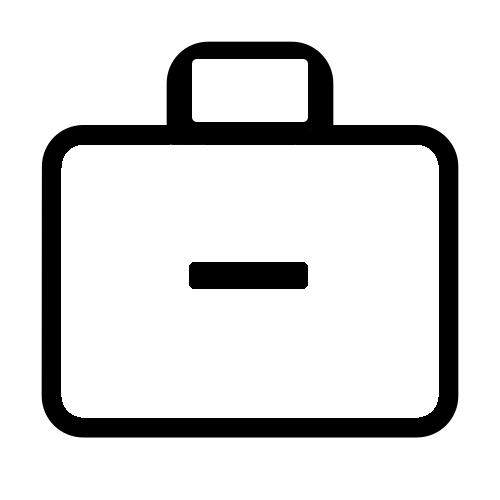
#> input picture suitcases/suitcase.png, 500 x 500 px
$ python make-suitcase.py
#> lines starting #> are read from the running program, lines starting #| are printed output that depends on the picture
### suitcases/fraction.py
"""
Simple fraction class that takes care of comparisons
"""
class Fraction:

    """
    Initializes a new fraction
    numerator   -- numerator of the fraction
    denominator -- denominatorof the fraction
    """
    def __init__(self, numerator, denominator):
        self.numerator = numerator
        self.denominator = denominator
        self.value = float(numerator) / float(denominator)
        print("Creating fraction: {n} / {d} ({v})".format(n=self.numerator, d=self.denominator, v=self.value))


    def __str__(self):
        frac_str = str(self.numerator) + "/" + str(self.denominator)
        return frac_str

    def __repr__(self):
        frac_str = str(self.numerator) + "/" + str(self.denominator)
        return frac_str

    """
    Compares this fraction iwth another given fraction
    frac2 -- fraction to compare size with
    """
    # [7 lines left out: function compare, not called in this run]

### suitcases/make-suitcase.py
from PIL import Image
from PIL import ImageFont
from PIL import ImageDraw
import fraction as f
import os

"""
Set of functions that are used to generate and manage suitcase images for use in baggage claim
"""
__author__ = "jks743"

def makecase(filename, color, frac):
#> called with filename = 'blah.png', color = (255, 0, 0, 255)
    suitcase = Image.open('suitcase.png')
#> suitcase is the input picture: PIL image 500x500 RGBA; mean R, G, B, A 101.5, 101.5, 101.5, 137.2
    if not os.path.exists('cases'):
        os.mkdir('cases')
    suitcase = suitcase.convert("RGBA")
    suit_data = suitcase.getdata()

    new_data = []

# here we're replacing white wit hour given color
    for item in suit_data:
        if item[0] == 255 and item[1] == 255 and item[2] == 255:
            new_data.append(color)
        else:
            new_data.append(item)
#> after the loop, new_data = 250000 items

    suitcase.putdata(new_data)
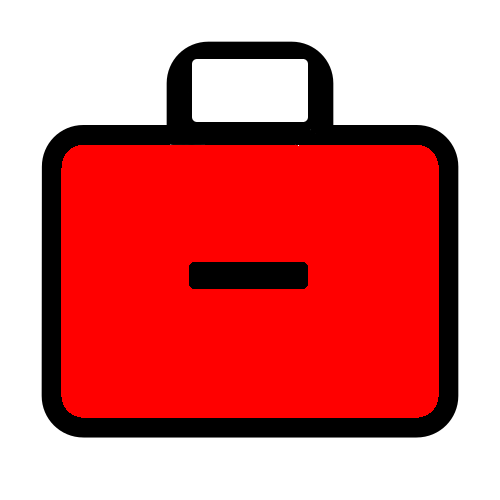
#> suitcase: PIL image 500x500 RGBA; mean R, G, B, A 101.5, 0, 0, 137.2; transparent parts drawn white

    # now we can put our text onto the image
    numerator = str(frac.numerator)
    denominator = str(frac.denominator)
    suitcase_draw = ImageDraw.Draw(suitcase)

    # chosen text size of 60
    font = ImageFont.truetype("TruenoSBd.otf", size=60)

    # calculation to findthe appropriate place to put our text
    suitcase_draw.text((233 - (20 * (len(numerator) - 1)), 200),numerator,fill='black', font=font)

    suitcase_draw.text((233 - (20 * (len(denominator) - 1)), 275),denominator,fill='black', font=font)
    # make our image file
    dir_string = "cases/" + filename
    suitcase.save(dir_string, "PNG")
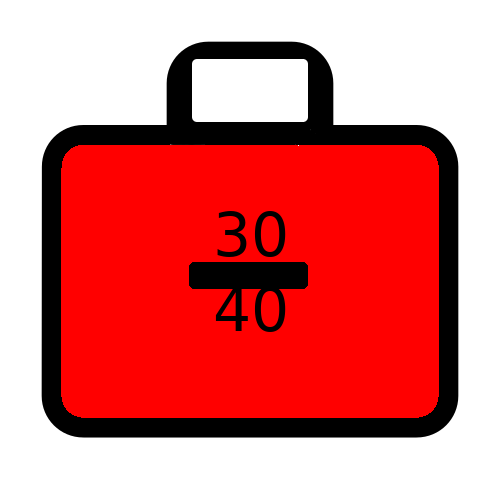
#> saved as blah.png: PIL image 500x500 RGBA; mean R, G, B, A 99.3, 0, 0, 137.2; transparent parts drawn white

def clear():
    os.rmtree("cases")


fract_test = f.Fraction(30, 40)
makecase("blah.png", (255,0,0,255), fract_test)
